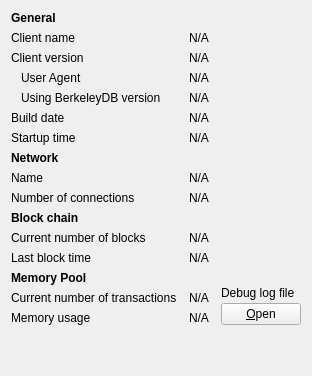
     <widget class="QWidget" name="tab_info">
      <attribute name="title">
       <string>&amp;Information</string>
      </attribute>
      <layout class="QGridLayout" name="gridLayout" columnstretch="0,1,0">
       <property name="horizontalSpacing">
        <number>12</number>
       </property>
       <item row="0" column="0">
        <widget class="QLabel" name="label_9">
         <property name="font">
          <font>
           <weight>75</weight>
           <bold>true</bold>
          </font>
         </property>
         <property name="text">
          <string>General</string>
         </property>
        </widget>
       </item>
       <item row="1" column="0">
        <widget class="QLabel" name="label_5">
         <property name="text">
          <string>Client name</string>
         </property>
        </widget>
       </item>
       <item row="1" column="1" colspan="2">
        <widget class="QLabel" name="clientName">
         <property name="cursor">
          <cursorShape>IBeamCursor</cursorShape>
         </property>
         <property name="text">
          <string>N/A</string>
         </property>
         <property name="textFormat">
          <enum>Qt::PlainText</enum>
         </property>
         <property name="textInteractionFlags">
          <set>Qt::LinksAccessibleByMouse|Qt::TextSelectableByKeyboard|Qt::TextSelectableByMouse</set>
         </property>
        </widget>
       </item>
       <item row="2" column="0">
        <widget class="QLabel" name="label_6">
         <property name="text">
          <string>Client version</string>
         </property>
        </widget>
       </item>
       <item row="2" column="1" colspan="2">
        <widget class="QLabel" name="clientVersion">
         <property name="cursor">
          <cursorShape>IBeamCursor</cursorShape>
         </property>
         <property name="text">
          <string>N/A</string>
         </property>
         <property name="textFormat">
          <enum>Qt::PlainText</enum>
         </property>
         <property name="textInteractionFlags">
          <set>Qt::LinksAccessibleByMouse|Qt::TextSelectableByKeyboard|Qt::TextSelectableByMouse</set>
         </property>
        </widget>
       </item>
       <item row="3" column="0">
        <widget class="QLabel" name="labelClientUserAgent">
         <property name="text">
          <string>User Agent</string>
         </property>
         <property name="indent">
          <number>10</number>
         </property>
        </widget>
       </item>
       <item row="3" column="1" colspan="2">
        <widget class="QLabel" name="clientUserAgent">
         <property name="cursor">
          <cursorShape>IBeamCursor</cursorShape>
         </property>
         <property name="text">
          <string>N/A</string>
         </property>
         <property name="textFormat">
          <enum>Qt::PlainText</enum>
         </property>
         <property name="textInteractionFlags">
          <set>Qt::LinksAccessibleByMouse|Qt::TextSelectableByKeyboard|Qt::TextSelectableByMouse</set>
         </property>
        </widget>
       </item>
       <item row="4" column="0">
        <widget class="QLabel" name="label_berkeleyDBVersion">
         <property name="text">
          <string>Using BerkeleyDB version</string>
         </property>
         <property name="indent">
          <number>10</number>
         </property>
        </widget>
       </item>
       <item row="4" column="1" colspan="2">
        <widget class="QLabel" name="berkeleyDBVersion">
         <property name="cursor">
          <cursorShape>IBeamCursor</cursorShape>
         </property>
         <property name="text">
          <string>N/A</string>
         </property>
         <property name="textFormat">
          <enum>Qt::PlainText</enum>
         </property>
         <property name="textInteractionFlags">
          <set>Qt::LinksAccessibleByMouse|Qt::TextSelectableByKeyboard|Qt::TextSelectableByMouse</set>
         </property>
        </widget>
       </item>
       <item row="5" column="0">
        <widget class="QLabel" name="label_12">
         <property name="text">
          <string>Build date</string>
         </property>
        </widget>
       </item>
       <item row="5" column="1" colspan="2">
        <widget class="QLabel" name="buildDate">
         <property name="cursor">
          <cursorShape>IBeamCursor</cursorShape>
         </property>
         <property name="text">
          <string>N/A</string>
         </property>
         <property name="textFormat">
          <enum>Qt::PlainText</enum>
         </property>
         <property name="textInteractionFlags">
          <set>Qt::LinksAccessibleByMouse|Qt::TextSelectableByKeyboard|Qt::TextSelectableByMouse</set>
         </property>
        </widget>
       </item>
       <item row="6" column="0">
        <widget class="QLabel" name="label_13">
         <property name="text">
          <string>Startup time</string>
         </property>
        </widget>
       </item>
       <item row="6" column="1" colspan="2">
        <widget class="QLabel" name="startupTime">
         <property name="cursor">
          <cursorShape>IBeamCursor</cursorShape>
         </property>
         <property name="text">
          <string>N/A</string>
         </property>
         <property name="textFormat">
          <enum>Qt::PlainText</enum>
         </property>
         <property name="textInteractionFlags">
          <set>Qt::LinksAccessibleByMouse|Qt::TextSelectableByKeyboard|Qt::TextSelectableByMouse</set>
         </property>
        </widget>
       </item>
       <item row="7" column="0">
           <widget class="QLabel" name="labelNetwork">
               <property name="font">
                   <font>
                       <weight>75</weight>
                       <bold>true</bold>
                   </font>
               </property>
               <property name="text">
                   <string>Network</string>
               </property>
           </widget>
       </item>
       <item row="8" column="0">
        <widget class="QLabel" name="label_8">
         <property name="text">
          <string>Name</string>
         </property>
        </widget>
       </item>
       <item row="8" column="1" colspan="2">
        <widget class="QLabel" name="networkName">
         <property name="cursor">
          <cursorShape>IBeamCursor</cursorShape>
         </property>
         <property name="text">
          <string>N/A</string>
         </property>
         <property name="textFormat">
          <enum>Qt::PlainText</enum>
         </property>
         <property name="textInteractionFlags">
          <set>Qt::LinksAccessibleByMouse|Qt::TextSelectableByKeyboard|Qt::TextSelectableByMouse</set>
         </property>
        </widget>
       </item>
       <item row="9" column="0">
        <widget class="QLabel" name="label_7">
         <property name="text">
          <string>Number of connections</string>
         </property>
        </widget>
       </item>
       <item row="9" column="1" colspan="2">
        <widget class="QLabel" name="numberOfConnections">
         <property name="cursor">
          <cursorShape>IBeamCursor</cursorShape>
         </property>
         <property name="text">
          <string>N/A</string>
         </property>
         <property name="textFormat">
          <enum>Qt::PlainText</enum>
         </property>
         <property name="textInteractionFlags">
          <set>Qt::LinksAccessibleByMouse|Qt::TextSelectableByKeyboard|Qt::TextSelectableByMouse</set>
         </property>
        </widget>
       </item>
       <item row="10" column="0">
        <widget class="QLabel" name="label_10">
         <property name="font">
          <font>
           <weight>75</weight>
           <bold>true</bold>
          </font>
         </property>
         <property name="text">
          <string>Block chain</string>
         </property>
        </widget>
       </item>
       <item row="11" column="0">
        <widget class="QLabel" name="label_3">
         <property name="text">
          <string>Current number of blocks</string>
         </property>
        </widget>
       </item>
       <item row="11" column="1" colspan="2">
        <widget class="QLabel" name="numberOfBlocks">
         <property name="cursor">
          <cursorShape>IBeamCursor</cursorShape>
         </property>
         <property name="text">
          <string>N/A</string>
         </property>
         <property name="textFormat">
          <enum>Qt::PlainText</enum>
         </property>
         <property name="textInteractionFlags">
          <set>Qt::LinksAccessibleByMouse|Qt::TextSelectableByKeyboard|Qt::TextSelectableByMouse</set>
         </property>
        </widget>
       </item>
       <item row="12" column="0">
        <widget class="QLabel" name="labelLastBlockTime">
         <property name="text">
          <string>Last block time</string>
         </property>
        </widget>
       </item>
       <item row="12" column="1" colspan="2">
        <widget class="QLabel" name="lastBlockTime">
         <property name="cursor">
          <cursorShape>IBeamCursor</cursorShape>
         </property>
         <property name="text">
          <string>N/A</string>
         </property>
         <property name="textFormat">
          <enum>Qt::PlainText</enum>
         </property>
         <property name="textInteractionFlags">
          <set>Qt::LinksAccessibleByMouse|Qt::TextSelectableByKeyboard|Qt::TextSelectableByMouse</set>
         </property>
        </widget>
       </item>
       <item row="13" column="0">
        <widget class="QLabel" name="labelMempoolTitle">
         <property name="font">
          <font>
           <weight>75</weight>
           <bold>true</bold>
          </font>
         </property>
         <property name="text">
          <string>Memory Pool</string>
         </property>
        </widget>
       </item>
       <item row="14" column="0">
        <widget class="QLabel" name="labelNumberOfTransactions">
         <property name="text">
          <string>Current number of transactions</string>
         </property>
        </widget>
       </item>
       <item row="14" column="1">
        <widget class="QLabel" name="mempoolNumberTxs">
         <property name="cursor">
          <cursorShape>IBeamCursor</cursorShape>
         </property>
         <property name="text">
          <string>N/A</string>
         </property>
         <property name="textFormat">
          <enum>Qt::PlainText</enum>
         </property>
         <property name="textInteractionFlags">
          <set>Qt::LinksAccessibleByMouse|Qt::TextSelectableByKeyboard|Qt::TextSelectableByMouse</set>
         </property>
        </widget>
       </item>
       <item row="15" column="0">
        <widget class="QLabel" name="labelMemoryUsage">
         <property name="text">
          <string>Memory usage</string>
         </property>
        </widget>
       </item>
       <item row="15" column="1">
        <widget class="QLabel" name="mempoolSize">
         <property name="cursor">
          <cursorShape>IBeamCursor</cursorShape>
         </property>
         <property name="text">
          <string>N/A</string>
         </property>
         <property name="textFormat">
          <enum>Qt::PlainText</enum>
         </property>
         <property name="textInteractionFlags">
          <set>Qt::LinksAccessibleByMouse|Qt::TextSelectableByKeyboard|Qt::TextSelectableByMouse</set>
         </property>
        </widget>
       </item>
       <item row="13" column="2" rowspan="3">
        <layout class="QVBoxLayout" name="verticalLayoutDebugButton">
         <property name="spacing">
          <number>3</number>
         </property>
         <item>
          <spacer name="verticalSpacer_2">
           <property name="orientation">
            <enum>Qt::Vertical</enum>
           </property>
           <property name="sizeHint" stdset="0">
            <size>
             <width>10</width>
             <height>5</height>
            </size>
           </property>
          </spacer>
         </item>
         <item>
          <widget class="QLabel" name="labelDebugLogfile">
           <property name="text">
            <string>Debug log file</string>
           </property>
          </widget>
         </item>
         <item>
          <widget class="QPushButton" name="openDebugLogfileButton">
           <property name="toolTip">
            <string>Open the Elspero Core debug log file from the current data directory. This can take a few seconds for large log files.</string>
           </property>
           <property name="text">
            <string>&amp;Open</string>
           </property>
           <property name="autoDefault">
            <bool>false</bool>
           </property>
          </widget>
         </item>
        </layout>
       </item>
       <item row="16" column="0">
        <spacer name="verticalSpacer">
         <property name="orientation">
          <enum>Qt::Vertical</enum>
         </property>
         <property name="sizeHint" stdset="0">
          <size>
           <width>20</width>
           <height>40</height>
          </size>
         </property>
        </spacer>
       </item>
      </layout>
     </widget>
